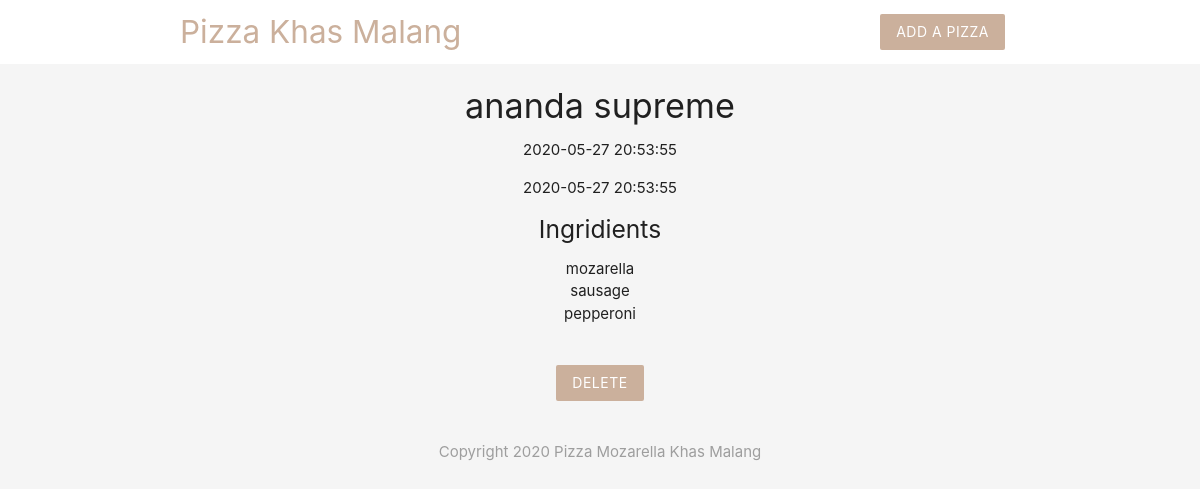
The app's page /details.php?id=3 with its own data.
### tables this page shows
CREATE TABLE `pizzas` (
  `id` int(11) NOT NULL,
  `title` varchar(255) NOT NULL,
  `ingridients` varchar(255) NOT NULL,
  `email` varchar(255) NOT NULL,
  `created_at` timestamp NOT NULL DEFAULT current_timestamp()
);

### details.php (the view, shortened to what this page needs)
<?php
include('config/db_connect.php');
   if(isset($_GET['id'])){
        $id = mysqli_real_escape_string($conn,$_GET['id']);
        $sql = "SELECT * FROM pizzas WHERE id=$id";
        $results = mysqli_query($conn, $sql);
        $pizza = mysqli_fetch_assoc($results);
   }
?>
<!DOCTYPE html>
<html>
    <?php include('template/header.php') ?>
    <div class="container center">
        <?php if($pizza): ?>
            <h4><?php echo htmlspecialchars($pizza['title']); ?></h4>
            <p><?php echo htmlspecialchars($pizza['created_at']);?></p>
            <p><?php echo date($pizza['created_at']);?></p>
            <h5>Ingridients</h5>
            <ul>
                <?php foreach(explode(',',$pizza['ingridients']) as $ingridient):?>
                    <li><?php echo htmlspecialchars($ingridient)?></li>
                <?php endforeach?>
            </ul>
            <form action="details.php" method="POST">
                <input class="btn brand z-depth-0" name="delete" value="delete" type="submit">
            </form>
        <?php else: ?>
            <h5>no such pizza exist</h5>
        <?php endif ?>
    </div>
    <?php include('template/footer.php') ?>
</html>

### template/header.php (style rules this page uses)
.brand { background: #cbb09c !important; }
form { max-width: 460px; margin: 20px auto; padding:20px; }

### records on screen
pizzas: title "ananda supreme", created_at "2020-05-27 20:53:55", ingridients "mozarella", ingridients "sausage", ingridients "pepperoni"
